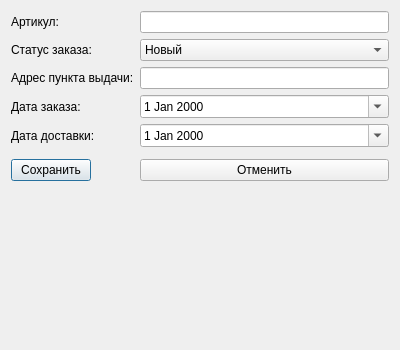
<?xml version="1.0" encoding="UTF-8"?>
<ui version="4.0">
 <class>OrderDialog</class>
 <widget class="QDialog" name="OrderDialog">
  <property name="geometry">
   <rect>
    <x>0</x>
    <y>0</y>
    <width>400</width>
    <height>350</height>
   </rect>
  </property>
  <property name="windowTitle">
   <string>Заказ</string>
  </property>
  <layout class="QVBoxLayout" name="verticalLayout">
   <item>
    <layout class="QFormLayout" name="formLayout">
     <item row="0" column="0">
      <widget class="QLabel" name="label_article">
       <property name="text">
        <string>Артикул:</string>
       </property>
      </widget>
     </item>
     <item row="0" column="1">
      <widget class="QLineEdit" name="article_edit"/>
     </item>
     <item row="1" column="0">
      <widget class="QLabel" name="label_status">
       <property name="text">
        <string>Статус заказа:</string>
       </property>
      </widget>
     </item>
     <item row="1" column="1">
      <widget class="QComboBox" name="status_combo">
       <item>
        <property name="text">
         <string>Новый</string>
        </property>
       </item>
       <item>
        <property name="text">
         <string>В обработке</string>
        </property>
       </item>
       <item>
        <property name="text">
         <string>Отправлен</string>
        </property>
       </item>
       <item>
        <property name="text">
         <string>Доставлен</string>
        </property>
       </item>
       <item>
        <property name="text">
         <string>Завершен</string>
        </property>
       </item>
       <item>
        <property name="text">
         <string>Отменен</string>
        </property>
       </item>
      </widget>
     </item>
     <item row="2" column="0">
      <widget class="QLabel" name="label_address">
       <property name="text">
        <string>Адрес пункта выдачи:</string>
       </property>
      </widget>
     </item>
     <item row="2" column="1">
      <widget class="QLineEdit" name="address_edit"/>
     </item>
     <item row="3" column="0">
      <widget class="QLabel" name="label_order_date">
       <property name="text">
        <string>Дата заказа:</string>
       </property>
      </widget>
     </item>
     <item row="3" column="1">
      <widget class="QDateEdit" name="order_date_edit">
       <property name="calendarPopup">
        <bool>true</bool>
       </property>
       <property name="date">
        <date>
         <year>2000</year>
         <month>1</month>
         <day>1</day>
        </date>
       </property>
      </widget>
     </item>
     <item row="4" column="0">
      <widget class="QLabel" name="label_delivery_date">
       <property name="text">
        <string>Дата доставки:</string>
       </property>
      </widget>
     </item>
     <item row="4" column="1">
      <widget class="QDateEdit" name="delivery_date_edit">
       <property name="calendarPopup">
        <bool>true</bool>
       </property>
       <property name="date">
        <date>
         <year>2000</year>
         <month>1</month>
         <day>1</day>
        </date>
       </property>
      </widget>
     </item>
     <item row="5" column="0">
      <layout class="QHBoxLayout" name="horizontalLayout"/>
     </item>
     <item row="6" column="0">
      <widget class="QPushButton" name="save_button">
       <property name="text">
        <string>Сохранить</string>
       </property>
      </widget>
     </item>
     <item row="6" column="1">
      <widget class="QPushButton" name="cancel_button">
       <property name="text">
        <string>Отменить</string>
       </property>
      </widget>
     </item>
    </layout>
   </item>
  </layout>
 </widget>
 <resources/>
 <connections/>
</ui>
